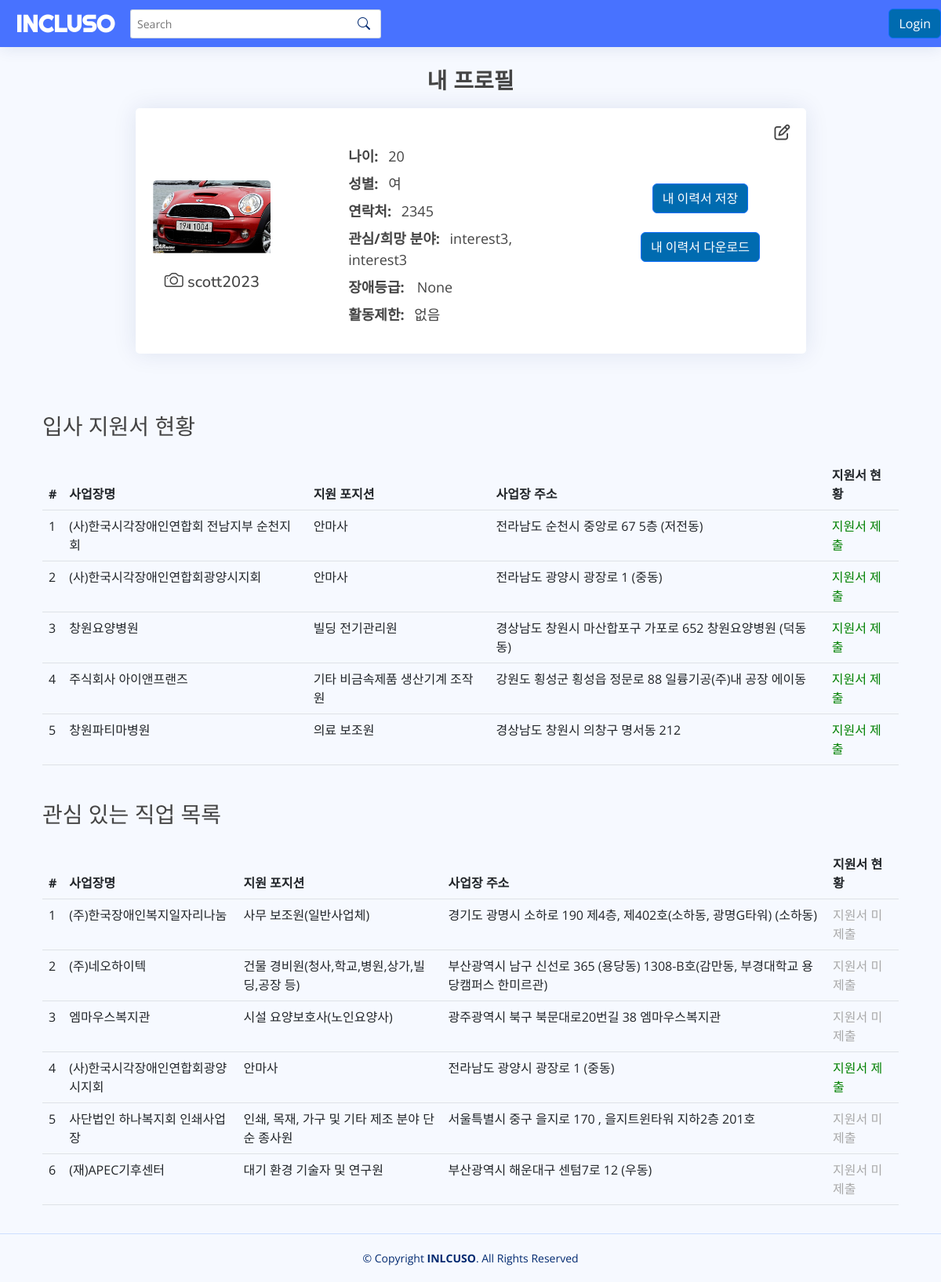
The page /profile (signed in) on the database as committed earlier.
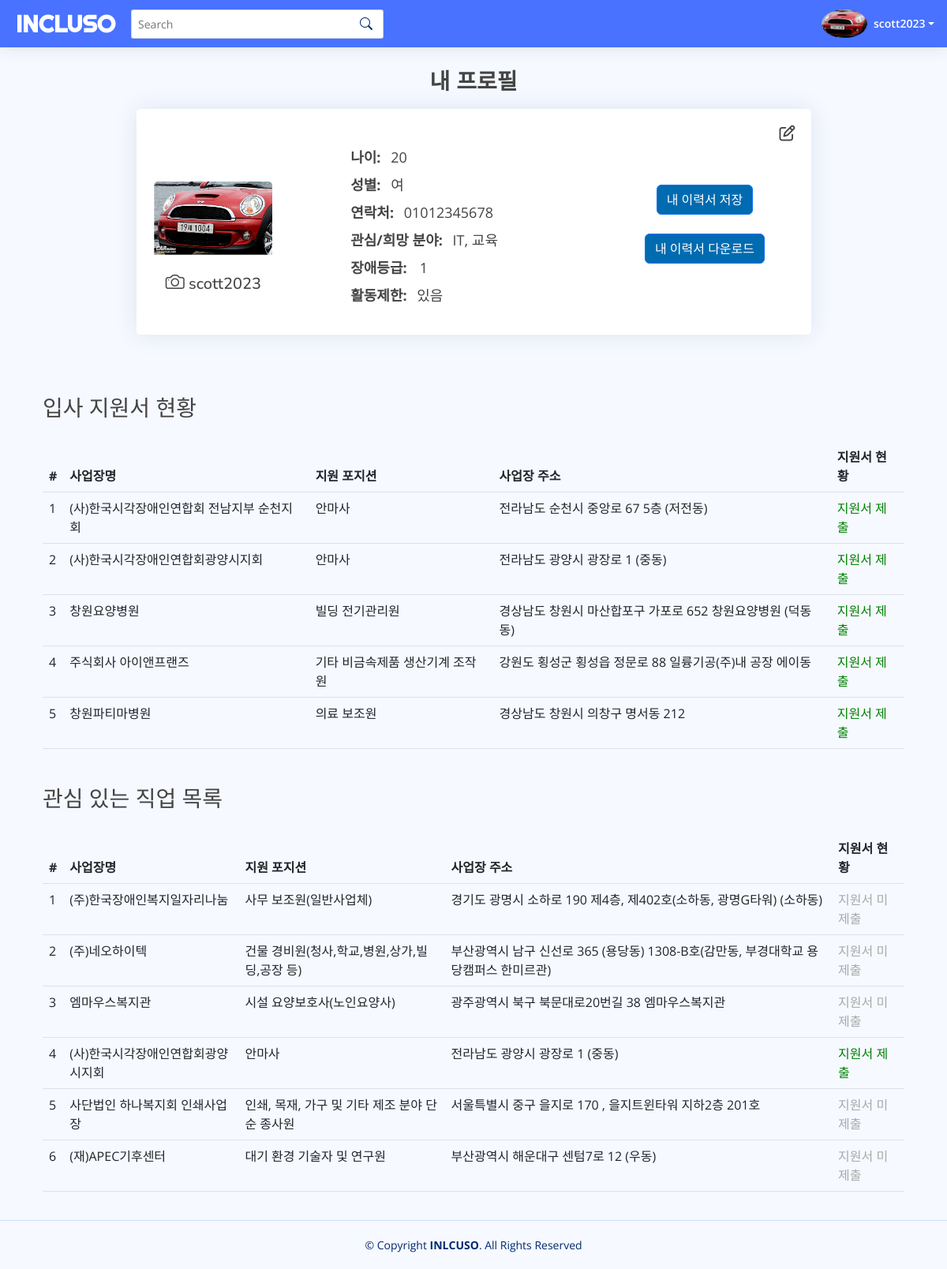
The same page on the database as committed later.
### tables this page shows
CREATE TABLE "user" (
	"username"	varchar(20) NOT NULL,
	"password"	varchar(20) NOT NULL,
	"age"	int,
	"gender"	varchar(2) NOT NULL,
	"phone"	varchar(12) NOT NULL,
	"interest"	varchar(50) NOT NULL,
	"address"	varchar(100),
	"level"	INTEGER,
	"type"	INTEGER,
	"restrict"	INTEGER,
	"edu"	INTEGER,
	"exp"	INTEGER,
	PRIMARY KEY("username")
);

### app.py (the view)
@app.route('/profile')
def profile():
        if 'username' in session:
                username = session['username']
                interest = get_interest(username)
                file_path = 'users/'+session["username"]+"/applied_lst.txt"
                imge_path='../static/users/'+session["username"]+"/image/img.png"
                lines_list = []
                with open(file_path, "r") as file:
                    for line in file:
                        lines_list.append(int(line.strip()))
                df = pd.read_csv("data/temp_data.csv")
                final_lst = []
                for i in lines_list:
                        matching_rows = df[df['id'] == i]
                        dic = {}
                        dic["companyname"] = matching_rows["Company"].iloc[0]
                        dic["jobname"] = matching_rows["모집직종"].iloc[0]
                        dic["address"] = matching_rows["사업장 주소"].iloc[0]
                        final_lst.append(dic)
                bookmarked_jobs = read_bookmarked_jobs(session['username'])
                final_lst2 = []
                for i in bookmarked_jobs:
                        matching_rows = df[df['id'] == i]
                        dic = {}
                        dic["companyname"] = matching_rows["Company"].iloc[0]
                        dic["jobname"] = matching_rows["모집직종"].iloc[0]
                        dic["address"] = matching_rows["사업장 주소"].iloc[0]
                        dic["applied"] = False
                        for j in final_lst:
                                if j["companyname"] == dic["companyname"]:
                                        dic["applied"] = True
                        final_lst2.append(dic)
                conn = sq.connect('data/login_info.db')
                cursor = conn.cursor()
                username = session["username"]
                cursor.execute("SELECT gender FROM user WHERE username = ?", (username,))
                gender = cursor.fetchone()[0]
                if gender =='male':
                        gender = "남성"
                else:
                        gender = "여"
                cursor.execute("SELECT age FROM user WHERE username = ?", (username,))
                age = cursor.fetchone()[0]
                cursor.execute("SELECT interest FROM user WHERE username = ?", (username,))
                interest = cursor.fetchone()[0]
                cursor.execute("SELECT phone FROM user WHERE username = ?", (username,))
                phone = cursor.fetchone()[0]
                cursor.execute("SELECT level FROM user WHERE username = ?", (username,))
                level = cursor.fetchone()[0]
                cursor.execute("SELECT restrict FROM user WHERE username = ?", (username,))
                restrict = cursor.fetchone()[0]
                if restrict == 'y':
                        restrict =="있음"
                else:
                        restrict=="없음"
                return render_template("profile.html",level=level,restrict=restrict,username=username,gender=gender,age=age,interest=interest,phone=phone,img_path=imge_path,bookmarked_jobs=final_lst2, final_lst = final_lst, isLogin=isLogin)
        else:
                return redirect (url_for('index'))

### app.py (called while the page is built)
def read_bookmarked_jobs(username):
    file_path = 'users/' + username + '/bookmark_lst.txt'
    bookmarked_jobs = []
    try:
        with open(file_path, "r") as file:
            for line in file:
                job_id = int(line.strip())
                bookmarked_jobs.append(job_id)
    except FileNotFoundError:
        pass
    return bookmarked_jobs

### register_login.py (called while the page is built)
def get_interest(username):
        conn = sq.connect("data/login_info.db")
        cur = conn.cursor()
        cur.execute('SELECT interest FROM user WHERE username = (?)',(username,))
        interest = cur.fetchone()
        conn.close() #Close DataBase
        if interest[0] != "IT":
                interest = interest[0].title()
        else:
                interest = interest[0]
        return interest

### templates/profile.html (shortened to what this page needs)
<!DOCTYPE html>
<html lang="en">
<head>
  <link rel="stylesheet" href="https://cdnjs.cloudflare.com/ajax/libs/font-awesome/6.4.0/css/all.min.css" />
  <link href="../static/vendor/bootstrap/css/bootstrap.min.css" rel="stylesheet">
  <link href="../static/vendor/bootstrap-icons/bootstrap-icons.css" rel="stylesheet">
  <link href="../static/vendor/boxicons/css/boxicons.min.css" rel="stylesheet">
  <link href="../static/vendor/quill/quill.snow.css" rel="stylesheet">
  <link href="../static/vendor/quill/quill.bubble.css" rel="stylesheet">
  <link href="../static/vendor/remixicon/remixicon.css" rel="stylesheet">
  <link href="../static/vendor/simple-datatables/style.css" rel="stylesheet">
  <link href="../static/css/style.profile.css" rel="stylesheet">
</head>
<body>
  <header id="header" class="header fixed-top d-flex align-items-center">
    <div class="d-flex align-items-center justify-content-between">
      <a href="/" class="logo d-flex align-items-center">
        <span class="header-name">INCLUSO</span>
      </a>
    </div>
    <div class="search-bar">
  <form class="search-form d-flex align-items-center" method="POST" action="{{ url_for('search_results') }}">
    <input type="text" name="query" placeholder="Search" title="Enter search keyword">
    <button type="submit" title="Search"><i class="bi bi-search"></i></button>
  </form>
    </div>
    <nav class="header-nav ms-auto">
      <ul class="d-flex align-items-center">
        {%if isLogin == True %}
        <li class="nav-item dropdown pe-3">
          <a class="nav-link nav-profile d-flex align-items-center pe-0" href="#" data-bs-toggle="dropdown">
            <img src="{{img_path}}" alt="Profile" class="rounded-circle">
            <span class="d-none d-md-block dropdown-toggle ps-2">{{username}}</span>
          </a>
        </li>
        {%else%}
        <a class="btn btn-primary" href={{url_for("login")}}>Login</a>
        {%endif%}
      </ul>
    </nav>
  </header>
  <main id="main" class="main">
    <div class="container">
      <h3 class="mt-2 mb-3 text-center myprofile">내 프로필</h3>
      <div class = "row">
        <div class="card profile-card p-0">
          <div class = "row">
            <div class="col-md-3 pt-md-3 mt-5">
                <div class="icon-container">
                  <p><i class="fa-regular fa-pen-to-square fa-icon" data-bs-toggle="modal" data-bs-target="#editModal"></i></p>
  </div>
                <div class="img-container overflow-hidden my-margin">
                  <img src="{{img_path}}" class="card-img-top img-fluid profile-img">
                </div>
              <div>
                <div class="card-body minus-margin">
                  <h5 class="text-center pointer card-body22"><i class="bi bi-camera" data-bs-toggle="modal" data-bs-target="#applyModal2"></i> {{username}}</h5>
                </div>
              </div>
            </div>
            <div class="col-md-5">
              <div class="card-body align-items-center">
                <ul class="my-info">
                  <li class="mt-5 mb-md-2"><strong class="me-2">나이:</strong> {{age}}</li>
                  <li class="mb-md-2"><strong class="me-2">성별:</strong> {{gender}}</li>
                  <li class="mb-md-2"><strong class="me-2">연락처:</strong> {{phone}}</li>
                  <li class="mb-md-2"><strong class="me-2">관심/희망 분야:</strong> {{interest}}</li>
                                    <li class="mb-md-2"><strong class="me-3">장애등급:</strong>{{level}}</li>
                                    {% if restrict == 'y' %}
                  <li class="mb-md-2"><strong class="me-2">활동제한:</strong> 있음</li>
                  {% else %}
                  <li class="mb-md-2"><strong class="me-2">활동제한:</strong> 없음</li>
                  {% endif %}
             </div>
            </div>
              <div class="col-md-4">
              <div class="card-body d-flex flex-column align-items-center justify-content-center mt-md-5">
                <button type="button" class="btn btn-primary more-btn mx-auto mb-3 mt-md-5" data-bs-toggle="modal" data-bs-target="#applyModal">내 이력서 저장</button>
    <a href="{{ url_for('download_file') }}" class="btn btn-primary mt-md-2">내 이력서 다운로드</a>
              </div>
            </div>
        </div>
      </div>
    </div>
<div class="container content-container mt-5">
  <h3 class="mt-5">입사 지원서 현황</h3>
  <table class="table table-hover mt-4">
    <thead>
      <tr>
        <th>#</th>
        <th>사업장명</th>
        <th>지원 포지션</th>
        <th>사업장 주소</th>
        <th>지원서 현황</th>
      </tr>
    </thead>
    <tbody>
      {% for i in final_lst %}
      <tr>
        <td>{{loop.index}}</td>
        <td>{{i["companyname"]}}</td>
        <td>{{i["jobname"]}}</td>
        <td>{{i["address"]}}</td>
        <td class="applied">지원서 제출</td>
      </tr>
      {% endfor %}
    </tbody>
  </table>
    <h3 class="mt-5"> 관심 있는 직업 목록</h3>
    <table class="table table-hover mt-4">
    <thead>
      <tr>
        <th>#</th>
        <th>사업장명</th>
        <th>지원 포지션</th>
        <th>사업장 주소</th>
        <th>지원서 현황</th>
      </tr>
    </thead>
    <tbody>
      {% for i in bookmarked_jobs %}
      <tr>
        <td>{{loop.index}}</td>
        <td>{{i["companyname"]}}</td>
        <td>{{i["jobname"]}}</td>
        <td>{{i["address"]}}</td>
        {% if i["applied"] == True %}
        <td class="applied">지원서 제출</td>
        {% else %}
        <td  class="not-applied">지원서 미제출</td>
        {% endif %}
      </tr>
      {% endfor %}
    </tbody>
  </table>
</div>
  </main>
  <footer id="footer" class="footer">
    <div class="copyright">
      &copy; Copyright <strong><span>INLCUSO</span></strong>. All Rights Reserved
    </div>
  </footer>
</body>
</html>

### static/css/style.profile.css (style rules this page uses)
:root { scroll-behavior: smooth; }
body { font-family: "Open Sans", sans-serif; background: #f6f9ff; color: #444444; min-height: 100vh; display: flex; flex-direction: column; }
.my-margin { margin-top: 6.2rem; }
a { color: #006BB0; text-decoration: none; }
h1, h2, h3, h4, h5, h6 { font-family: "Nunito", sans-serif; }
.profile-card { width:75%; margin:auto; }
#main { margin-top: 60px; padding: 20px 30px; transition: all 0.3s; }
.header-name { font-size: 30px !important; color:white !important; font-family: 'Righteous', cursive!important;; }
.card { margin-bottom: 30px; border: none; border-radius: 5px; box-shadow: 0px 0 30px rgba(1, 41, 112, 0.1); }
.card-body { padding: 0 20px 20px 20px; }
.logo { line-height: 1; }
.logo span { font-size: 26px; font-weight: 700; color: #012970; font-family: "Nunito", sans-serif; }
.header { transition: all 0.5s; z-index: 997; height: 60px; box-shadow: 0px 2px 20px rgba(1, 41, 112, 0.1); background-color:#4872FF; padding-left: 20px; }
.header .search-bar { min-width: 360px; padding: 0 20px; }
.header .search-form { width: 100%; }
.header .search-form input { border: 0; font-size: 14px; color: #012970; border: 1px solid rgba(1, 41, 112, 0.2); padding: 7px 38px 7px 8px; border-radius: 3px; transition: 0.3s; width: 100%; }
.header .search-form button { border: 0; padding: 0; margin-left: -30px; background: none; }
.header .search-form button i { color: #012970; }
.header-nav ul { list-style: none; }
.header-nav>ul { margin: 0; padding: 0; }
.header-nav .nav-profile { color: #FFFFFF; }
.header-nav .nav-profile img { max-height: 36px; }
.header-nav .nav-profile span { font-size: 14px; font-weight: 600; }
.btn-primary { background-color: #006BB0 }
.my-info { font-size:18px; list-style:none; }
.pointer { cursor: pointer; }
.footer { padding: 20px 0; font-size: 14px; transition: all 0.3s; border-top: 1px solid #cddfff; margin-top: auto; }
.footer .copyright { text-align: center; color: #012970; }
.img-container { width: 150px; height: 150px; margin: 0 auto; display: flex; justify-content: center; align-items: center; overflow: hidden; }
.img-container img { width: 100%; height: auto; }
.bi-camera { font-size: 24px; }
.applied { color:green; }
.not-applied { color:darkgray; }
.minus-margin { margin-top: -8px; }
.icon-container { position: absolute; top: 0; right: 0; padding: 20px; }
.myprofile { font-weight:1000; }
.fa-icon { font-size: 20px; / color: black; cursor: pointer; }

Rows that differ between the two databases and show on the page:
changed user "scott2023": username (not shown) → "scott2023"; phone "2345" → "01012345678"; interest "interest3, interest3" → "IT, 교육"
Other text that changed with them:
{{ level }}: "None" → "1"
text no longer shown: "Login 없음"
text now shown: "있음"
